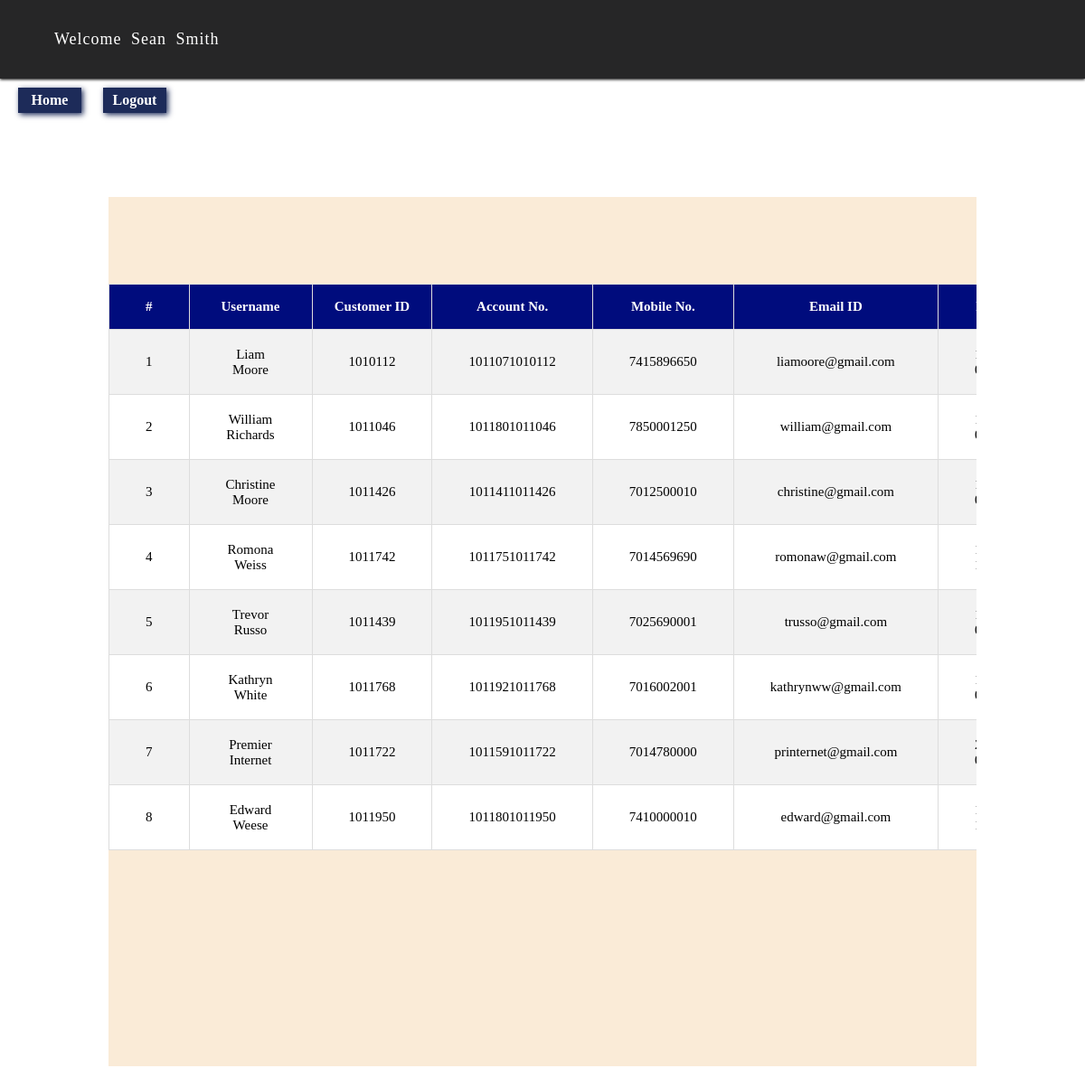
Before: /Code/active_customers.php (signed in) with the older database file.
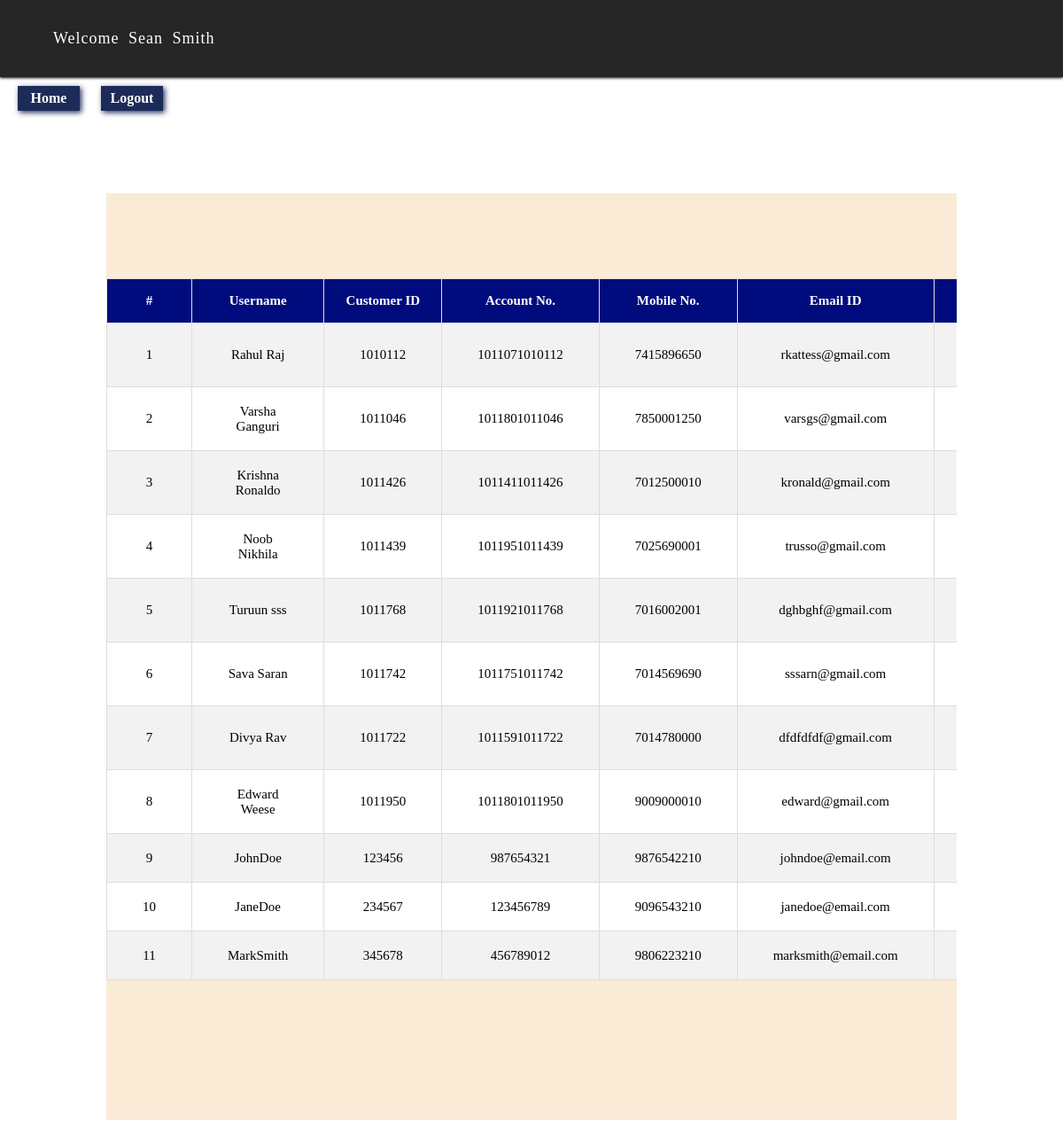
After: the same page with the newer database file.
### tables this page shows
CREATE TABLE `bank_customers` (
  `Id` int(100) NOT NULL,
  `Username` varchar(20) DEFAULT NULL,
  `Password` varchar(15) DEFAULT NULL,
  `Customer_Photo` longblob,
  `Photo_name` varchar(500) DEFAULT NULL,
  `Customer_ID` varchar(20) DEFAULT NULL,
  `Gender` varchar(10) NOT NULL,
  `Landline_no` varchar(10) NOT NULL,
  `Home_Addr` varchar(100) NOT NULL,
  `Office_Addr` varchar(255) NOT NULL,
  `Country` varchar(255) NOT NULL,
  `State` varchar(255) NOT NULL,
  `City` varchar(255) NOT NULL,
  `Pin_code` varchar(255) NOT NULL,
  `Account_no` varchar(20) DEFAULT NULL,
  `Branch` varchar(50) DEFAULT NULL,
  `IFSC_Code` varchar(50) DEFAULT NULL,
  `SSN` varchar(10) DEFAULT NULL,
  `CITIZENSHIP` varchar(50) DEFAULT NULL,
  `Current_Balance` float(100,2) DEFAULT NULL,
  `LastTransaction` int(20) DEFAULT '0',
  `Mobile_no` varchar(20) DEFAULT NULL,
  `Email_ID` varchar(50) DEFAULT 'Nil',
  `Debit_Card_No` varchar(50) DEFAULT NULL,
  `Debit_Card_Pin` int(4) DEFAULT NULL,
  `CVV` int(3) DEFAULT NULL,
  `DOB` varchar(20) DEFAULT NULL,
  `Area_Loc` varchar(255) DEFAULT NULL,
  `Nominee_name` varchar(255) DEFAULT NULL,
  `Nominee_ac_no` varchar(255) DEFAULT NULL,
  `Last_Login` varchar(50) DEFAULT NULL,
  `Ac_Opening_Date` varchar(255) DEFAULT NULL,
  `Account_Status` varchar(10) NOT NULL,
  `Account_type` varchar(20) NOT NULL
);

### Code/active_customers.php (the view, shortened to what this page needs)
<html>
<head><title>Active Customers</title>
</head>
<link rel="stylesheet" type="text/css" href="css/style.css"/>
<body>
<?php
	include 'Emp_profile_header.php' ;
	include 'database_conn.php';
?>
<div class="active_customers_container">
<table border="1px" cellpadding="10">
			   <th>#</th>
			   <th>Username</th>
			   <th>Customer ID</th>
			   <th>Account No.</th>
			   <th>Mobile No.</th>
			   <th>Email ID</th>
			   <th>DOB</th>
<?php
	$sql = "SELECT * from bank_customers";
	$result = $conn->query($sql);
	if ($result->num_rows > 0) {
			  $Sl_no = 1;
		while($row = $result->fetch_assoc()) {
		echo '
			<tr>
			<td>'.$Sl_no++.'</td>
			<td>'.$row['Username'].'</td>
			<td>'.$row['Customer_ID'].'</td>
			<td>'.$row['Account_no'].'</td>
			<td>'.$row['Mobile_no'].'</td>
			<td>'.$row['Email_ID'].'</td>
			<td>'.$row['DOB'].'</td>
			<td>$'.$row['Current_Balance'].'</td>
			<td>'.$row['SSN'].'</td>
			<td>'.$row['CITIZENSHIP'].'</td>
			<td>'.$row['Debit_Card_No'].'</td>
			<td>'.$row['CVV'].'</td>
			<td>'.$row['Last_Login'].'</td>
			<td>$'.$row['LastTransaction'].'</td>
			<td>'.$row['Account_Status'].'</td>
			</tr>';
	}
}
?>
</table>
</div>
</body>
</html>

### Code/Emp_profile_header.php (shortened to what this page needs)
<!DOCTYPE html>
<html>
    <head>
        <link rel="stylesheet" type="text/css" href="css/style.css" />
	</head>
    <body>
        <div class="head">
                <div class="welcome">
                <label>Welcome <?php echo $_SESSION['staff_name']; ?></label><br>
            </div>
            <a class="cust_home" href="Emp_profile.php"><input type="button" name="home" value="Home" id="homeBtn"></a>
            <a class="cust_logout" href="EmpLogout.php"><input type="button" name="logout_btn" value="Logout" id="logoutBtn"></a>
        </div>
        <br>
    </body>
</html>

### Code/css/style.css (style rules this page uses)
* { margin: 0px; }
body { font-family: verdana, "Helvetica Neue", Helvetica, Arial, sans-serif; }
body { font-family: verdana, "Helvetica Neue", Helvetica, Arial, sans-serif; margin: 0px; width: 100%; }
* { font-family: verdana; }
.welcome { background-color: #ffffff; padding: 33px; box-shadow: 0px 1px 3px black; color: black; }
.welcome label { padding-top: 12px; padding-bottom: 12px; padding-right: 20px; padding-left: 20px; font-size: 18px; letter-spacing: 1px; word-spacing: 5px; }
body { margin: 0px; }
input { color: rgba(44, 44, 44, 0.9); background-color: white; border: 1px solid white; margin-left: 20px; margin-bottom: 10px; font-size: 16px; font-weight: bold; border-bottom: 2px solid rgba(68, 68, 68, 0.3); padding-bottom: 5px; margin-top: 10px; }
table { margin: 10% auto; margin-bottom: 5%; width: 100%; font-size: 15px; border-collapse: collapse; border: 1px rgb(221, 221, 221); text-align: center; }
table th { color: white; height: 50px; background-color: #0f007d; }
tr:nth-child(even) { background-color: rgb(242, 242, 242); }
tr:nth-child(odd) { background-color: white; }
td { padding-left: 40px; padding-right: 40px; }
table { margin: 10% auto; width: 80%; font-size: 15px; border-collapse: collapse; border: 1px rgb(221, 221, 221); text-align: center; }
table th { color: white; height: 50px; background-color: #13007d; }
.welcome { background-color: #262627; padding: 33px; box-shadow: 0px 1px 3px black; color: black; }
.welcome label { color: white; padding-top: 12px; padding-bottom: 12px; padding-right: 20px; padding-left: 20px; font-size: 18px; letter-spacing: 1px; word-spacing: 5px; }
#homeBtn, #logoutBtn { background-color:rgba(5, 21, 71,0.9); border:none; padding:5px; width:70px; color:white; cursor:pointer; box-shadow:2px 2px 6px rgba(5, 21, 71,0.9); transition-duration: 0.6s; }
.active_customers_container { margin: 5% auto; overflow-x: auto; overflow-y: auto; width: 80%; background-color: antiquewhite; height: 80%; }
table { width: 200%; font-size: 15px; border-collapse: collapse; border: 1px rgb(221, 221, 221); text-align: center; width:100vh; }
table th { color: white; height: 50px; background-color: #000c7d; }

Changed rows visible on the page:
changed bank_customers: Username "Liam Moore" → "Rahul Raj"; Email_ID "liamoore@gmail.com" → "rkattess@gmail.com"
changed bank_customers: Username "William Richards" → "Varsha Ganguri"; Email_ID "william@gmail.com" → "varsgs@gmail.com"
changed bank_customers: Username "Christine Moore" → "Krishna Ronaldo"; Email_ID "christine@gmail.com" → "kronald@gmail.com"
changed bank_customers "trusso@gmail.com": Username "Trevor Russo" → "Noob Nikhila"
changed bank_customers: Username "Kathryn White" → "Turuun sss"; Email_ID "kathrynww@gmail.com" → "dghbghf@gmail.com"
changed bank_customers: Username "Romona Weiss" → "Sava Saran"; Email_ID "romonaw@gmail.com" → "sssarn@gmail.com"; moves down the list
changed bank_customers: Username "Premier Internet" → "Divya Rav"; Email_ID "printernet@gmail.com" → "dfdfdfdf@gmail.com"
changed bank_customers "Edward Weese": Mobile_no "7410000010" → "9009000010"
added bank_customers: Username "JohnDoe", Customer_ID "123456", Account_no "987654321", Mobile_no "9876542210", Email_ID "johndoe@email.com"
added bank_customers: Username "JaneDoe", Customer_ID "234567", Account_no "123456789", Mobile_no "9096543210", Email_ID "janedoe@email.com"
added bank_customers: Username "MarkSmith", Customer_ID "345678", Account_no "456789012", Mobile_no "9806223210", Email_ID "marksmith@email.com"
